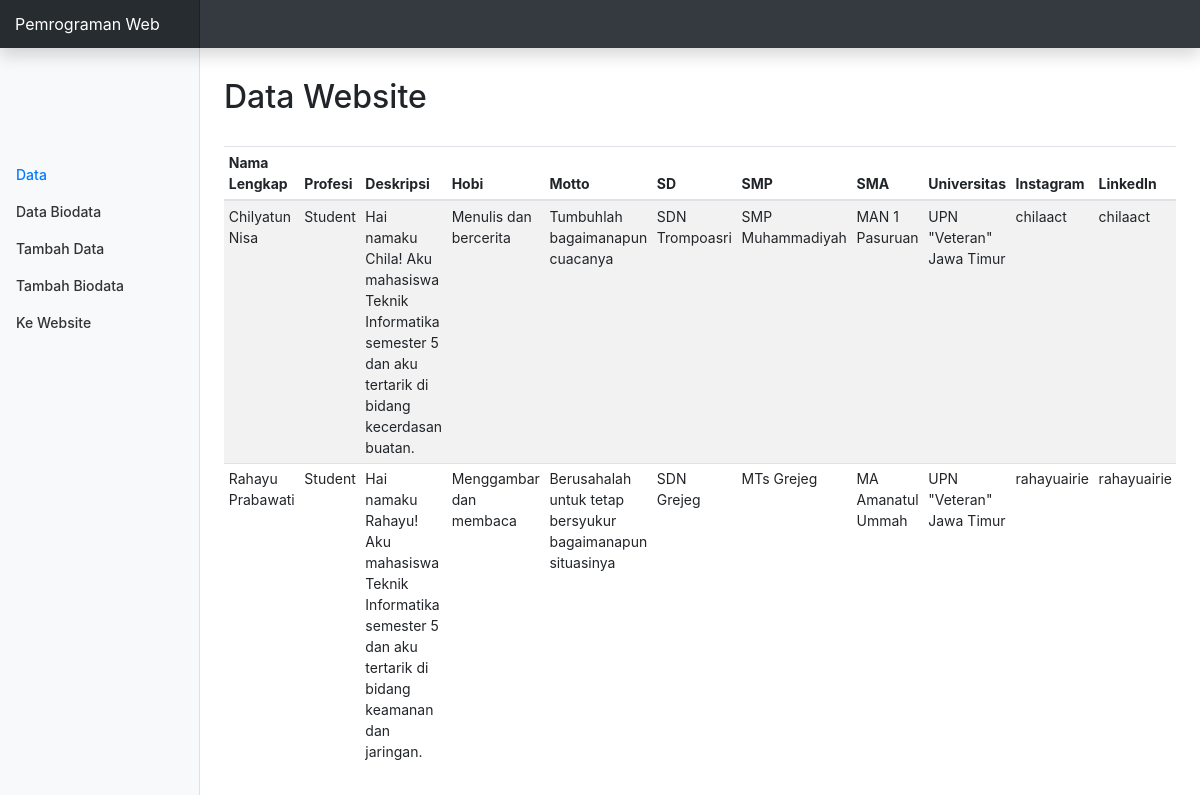
The page / on the database its author committed.
### tables this page shows
CREATE TABLE `isi_biodata` (
  `isi_id` int(11) NOT NULL,
  `id_identitas` varchar(5) NOT NULL,
  `profesi` varchar(50) NOT NULL,
  `deskripsi` varchar(256) NOT NULL,
  `hobi` varchar(100) NOT NULL,
  `motto` varchar(200) NOT NULL,
  `sd` varchar(80) NOT NULL,
  `smp` varchar(80) NOT NULL,
  `sma` varchar(80) NOT NULL,
  `universitas` varchar(100) NOT NULL,
  `instagram` varchar(30) NOT NULL,
  `linkedin` varchar(30) NOT NULL,
  `github` varchar(30) NOT NULL,
  `email` varchar(50) NOT NULL
);

CREATE TABLE `identitas` (
  `id_identitas` int(11) NOT NULL,
  `nama` varchar(128) NOT NULL,
  `tanggal_lahir` varchar(128) NOT NULL,
  `berat` varchar(128) NOT NULL,
  `tinggi` varchar(128) NOT NULL,
  `alamat` text NOT NULL
);

### conn.php (called while the page is built, shortened)
<?php
function connection() {
   $dbServer = 'localhost';
   $dbUser = 'root';
   $dbPass = '';
   $dbName = "biodatadb";
   $conn = mysqli_connect($dbServer, $dbUser, $dbPass);
   mysqli_select_db($conn,$dbName);
   return $conn;
}

### index.php (the view, shortened to what this page needs)
<?php
  include ('conn.php');
?>
<!DOCTYPE html>
<html>
  <head>
    <link href="assets/css/bootstrap.min.css" rel="stylesheet">
    <link href="assets/css/dashboard.css" rel="stylesheet">
  </head>
  <body>
    <nav class="navbar navbar-dark fixed-top bg-dark flex-md-nowrap p-0 shadow">
      <a class="navbar-brand col-sm-3 col-md-2 mr-0" href="#">Pemrograman Web</a>
    </nav>
    <div class="container-fluid">
      <div class="row">
        <nav class="col-md-2 d-none d-md-block bg-light sidebar">
          <div class="sidebar-sticky">
            <ul class="nav flex-column" style="margin-top:100px;">
               <li class="nav-item">
                <a class="nav-link active" href="<?php echo "index.php"; ?>">Data</a>
              </li>
              <li class="nav-item">
                <a class="nav-link" href="<?php echo "databdt.php"; ?>">Data Biodata</a>
              </li>
              <li class="nav-item">
                <a class="nav-link" href="<?php echo "form.php"; ?>">Tambah Data</a>
              </li>
              <li class="nav-item">
                <a class="nav-link" href="<?php echo "formbdt.php"; ?>">Tambah Biodata</a>
              </li>
              <li class="nav-item">
                <a class="nav-link" href="<?php echo "home.php"; ?>">Ke Website</a>
              </li>
            </ul>
          </div>
        </nav>
        <main role="main" class="col-md-9 ml-sm-auto col-lg-10 px-4">
          <h2 style="margin: 30px 0 30px 0;">Data Website</h2>
          <div class="table-responsive">
            <table class="table table-striped table-sm">
              <thead>
                <tr>
                <th>Nama Lengkap</th>
                  <th>Profesi</th>
                  <th>Deskripsi</th>
                  <th>Hobi</th>
                  <th>Motto</th>
                  <th>SD</th>
                  <th>SMP</th>
                  <th>SMA</th>
                  <th>Universitas</th>
                  <th>Instagram</th>
                  <th>LinkedIn</th>
                </tr>
              </thead>
              <tbody>
                <?php
                  $query = "SELECT * FROM identitas id join isi_biodata isi on id.id_identitas=isi.id_identitas";
                  $result = mysqli_query(connection(),$query);
                 ?>
                 <?php while($data = mysqli_fetch_array($result)): ?>
                  <tr>
                    <td><?php echo $data['nama'];  ?></td>
                    <td><?php echo $data['profesi'];  ?></td>
                    <td><?php echo $data['deskripsi'];  ?></td>
                    <td><?php echo $data['hobi'];  ?></td>
                    <td><?php echo $data['motto'];  ?></td>
                    <td><?php echo $data['sd'];  ?></td>
                    <td><?php echo $data['smp'];  ?></td>
                    <td><?php echo $data['sma'];  ?></td>
                    <td><?php echo $data['universitas'];  ?></td>
                    <td><?php echo $data['instagram'];  ?></td>
                    <td><?php echo $data['linkedin'];  ?></td>
                  </tr>
                 <?php endwhile ?>
              </tbody>
            </table>
          </div>
        </main>
      </div>
    </div>
  </body>
</html>

### assets/css/dashboard.css (style rules this page uses)
body { font-size: .875rem; }
.sidebar { position: fixed; top: 0; bottom: 0; left: 0; z-index: 100; padding: 48px 0 0; box-shadow: inset -1px 0 0 rgba(0, 0, 0, .1); }
.sidebar-sticky { position: relative; top: 0; height: calc(100vh - 48px); padding-top: .5rem; overflow-x: hidden; overflow-y: auto; }
.sidebar .nav-link { font-weight: 500; color: #333; }
.sidebar .nav-link.active { color: #007bff; }
[role="main"] { padding-top: 48px; }
.navbar-brand { padding-top: .75rem; padding-bottom: .75rem; font-size: 1rem; background-color: rgba(0, 0, 0, .25); box-shadow: inset -1px 0 0 rgba(0, 0, 0, .25); }

### rows shown on the page
isi_biodata: id_identitas.nama "Chilyatun Nisa", profesi "Student", deskripsi "Hai namaku Chila! Aku mahasiswa Teknik Informatika semester 5 dan aku tertarik di bidang kecerdasan buatan.", hobi "Menulis dan bercerita", motto "Tumbuhlah bagaimanapun cuacanya", sd "SDN Trompoasri", smp "SMP Muhammadiyah", sma "MAN 1 Pasuruan", universitas "UPN \"Veteran\" Jawa Timur", instagram "chilaact", linkedin "chilaact"
isi_biodata: id_identitas.nama "Rahayu Prabawati", profesi "Student", deskripsi "Hai namaku Rahayu! Aku mahasiswa Teknik Informatika semester 5 dan aku tertarik di bidang keamanan dan jaringan.", hobi "Menggambar dan membaca", motto "Berusahalah untuk tetap bersyukur bagaimanapun situasinya", sd "SDN Grejeg", smp "MTs Grejeg", sma "MA Amanatul Ummah", universitas "UPN \"Veteran\" Jawa Timur", instagram "rahayuairie", linkedin "rahayuairie"
